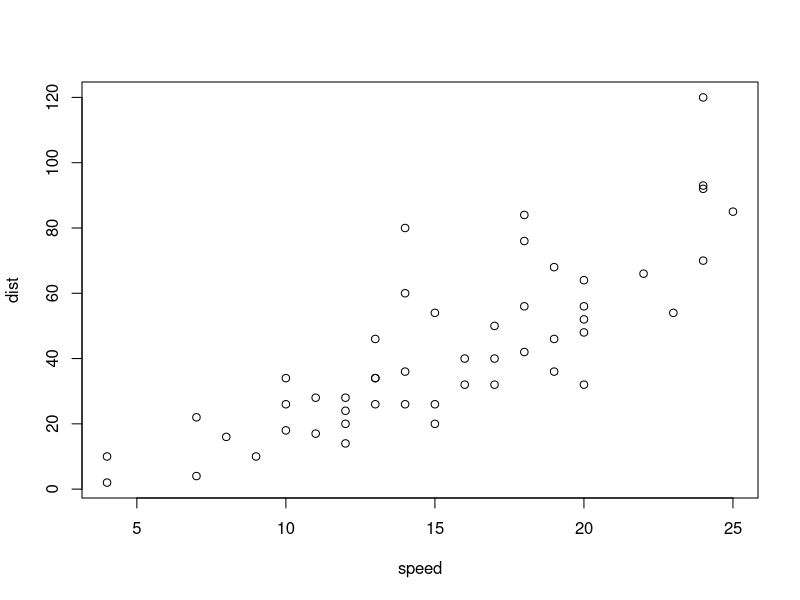
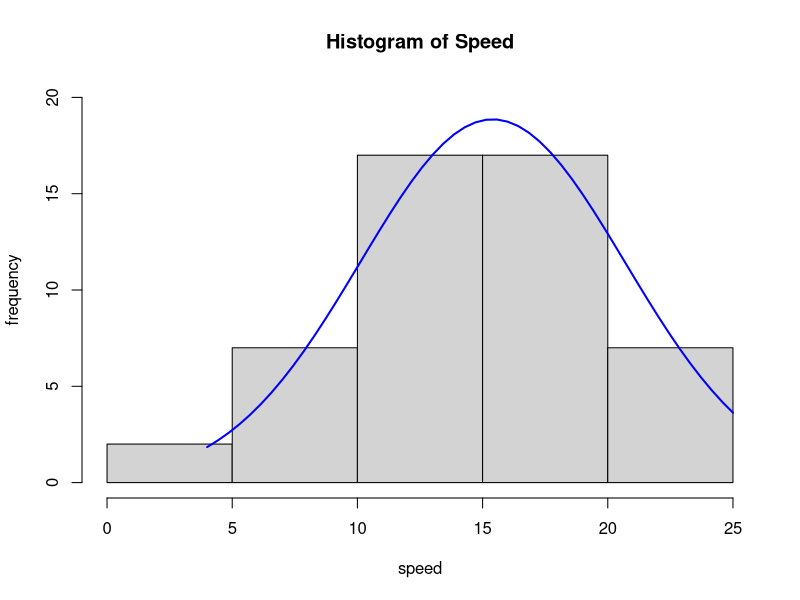
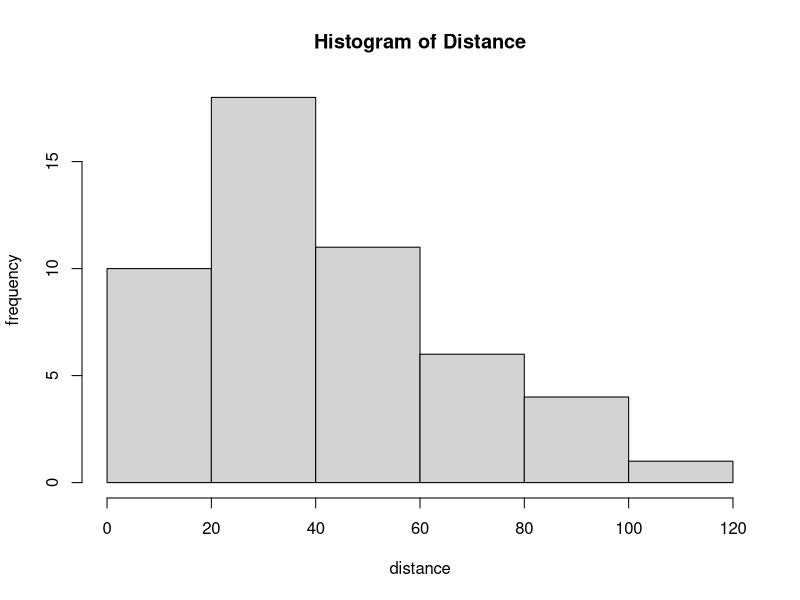

The R source for these figures, in order:
## ---- chunk 1
summary(cars)
## ---- chunk 2
plot(cars)
## ---- chunk 3
h <- hist(cars$speed,xlab="speed",ylab="frequency",main="Histogram of Speed",ylim=c(0,20))
xfit <- seq(min(cars$speed),max(cars$speed),length=50)
yfit <- dnorm(xfit, mean=mean(cars$speed),sd=sd(cars$speed))
yfit <- yfit*diff(h$mids[1:2])*length(cars$speed)
lines(xfit, yfit, col="blue",lwd=2)
hist(cars$dist,xlab="distance",ylab="frequency",main="Histogram of Distance")
